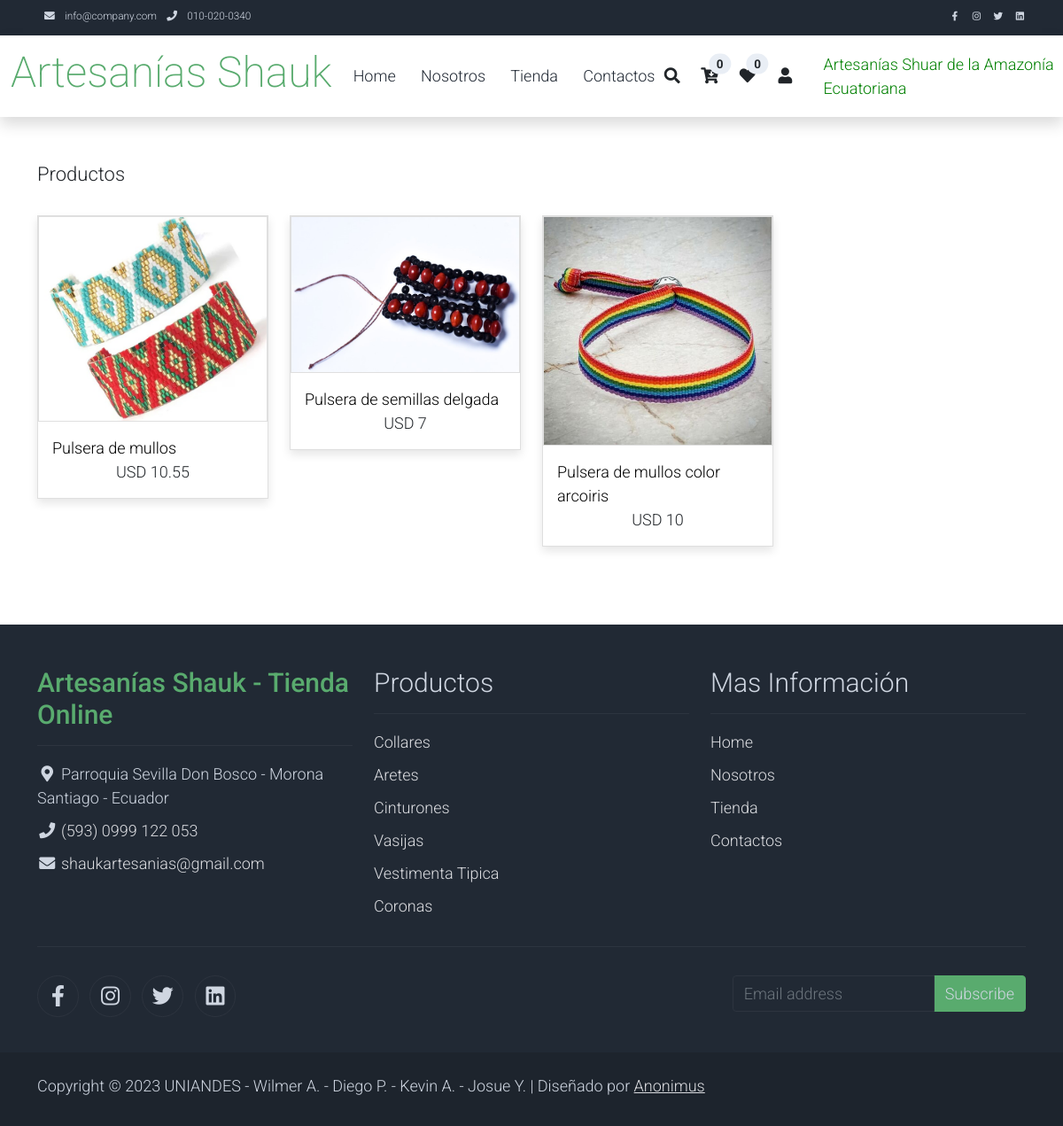
Page /principal/categorias/2 on the committed database.
### tables this page shows
CREATE TABLE `productos` (
  `pro_id` int(11) NOT NULL,
  `pro_nombre` varchar(100) DEFAULT NULL,
  `pro_descripcion` varchar(100) DEFAULT NULL,
  `pro_precio` float DEFAULT NULL,
  `pro_catid` int(11) DEFAULT NULL,
  `pro_imagen` varchar(150) NOT NULL,
  `pro_imagen2` varchar(150) NOT NULL,
  `pro_imagen3` varchar(150) NOT NULL,
  `pro_stock` int(11) NOT NULL
);

### Config/App/Views.php (called while the page is built)
<?php
class Views{
    public function getView($ruta, $vista, $data="")
    {
        if ($ruta == "home") {
            $vista = "Views/".$vista.".php";
        }else{
            $vista = "Views/".$ruta."/".$vista.".php";
        }
        require $vista;
    }
}
?>

### Controllers/Principal.php (called while the page is built, shortened)
<?php
class Principal extends Controller
{
  public function categorias($datos)
  {
    $cat_id=1;
    $page=1;
    $array=explode(',',$datos);
    if (isset($array[0])){
        if (!empty($array[0])) {
            $cat_id=$array[0];
        }
    }
        $pagina=(empty($page)) ? 1 : $page ;
        $porPagina=5;
        $desde=($pagina - 1) * $porPagina;
        $data['pagina'] = $pagina;
        $total=$this->model->getTotalProductosCat($cat_id);
        $data['total']=ceil($total['total'] / $porPagina);
      $data['productos']=$this->model->getProductosCat($cat_id, $desde,$porPagina);
      $data['title'] = 'Categorias';
      $data['cat_id'] = $cat_id;
      $this->views->getView('principal', "categorias", $data);
  }
}

### Config/App/Query.php (called while the page is built, shortened)
<?php
class Query extends Conexion{
    private $pdo, $con, $sql, $datos;
    public function __construct() {
        $this->pdo = new Conexion();
        $this->con = $this->pdo->conect();
    }
    public function selectAll(string $sql)
    {
        $this->sql = $sql;
        $resul = $this->con->prepare($this->sql);
        $resul->execute();
        $data = $resul->fetchAll(PDO::FETCH_ASSOC);
        return $data;
    }
}
?>

### Config/App/conexion.php (called while the page is built)
<?php
class Conexion{
    private $conect;
    public function __construct()
    {
        $pdo = "mysql:host=".HOST.";dbname=".DB.";".CHARSET;
        try {
            $this->conect = new PDO($pdo, USER, PASS);
            $this->conect->setAttribute(PDO::ATTR_ERRMODE, PDO::ERRMODE_EXCEPTION);
        } catch (PDOException $e) {
            echo "Error en la conexion".$e->getMessage();
        }
    }
    public function conect()
    {
        return $this->conect;
    }
}
?>

### Models/PrincipalModel.php (called while the page is built, shortened)
<?php
class PrincipalModel extends Query{
    public function getProductosCat($cat_id,$desde,$porPagina)
    {
        $sql="SELECT * FROM productos WHERE pro_catid=$cat_id LIMIT $desde, $porPagina";
        return $this->selectall($sql);
    }
}
?>

### Config/App/Controller.php (called while the page is built, shortened)
<?php
class Controller{
    public function cargarModel()
    {
        $model = get_class($this)."Model";
        $ruta = "Models/".$model.".php";
        if (file_exists($ruta)) {
            $this->model = new $model();
        }
    }
}
?>

### Views/principal/categorias.php (the view, shortened to what this page needs)
<?php include_once 'views/template/header-principal.php'; ?>
    <div class="container py-5">
        <div class="row">
            <div class="col-lg-9">
                <div class="row">
                    <div class="col-md-6">
                        <ul class="list-inline shop-top-menu pb-3 pt-1">
                            <li class="list-inline-item">
                                <a class="h3 text-dark text-decoration-none mr-3" href="#">Productos</a>
                            </li>
                        </ul>
                    </div>
                </div>
                <div class="row">
                <?php foreach($data['productos'] as $producto) { ?>
                    <div class="col-md-4">
                        <div class="card mb-4 product-wap rounded-0">
                            <div class="card rounded-0">
                                <img class="card-img rounded-0 img-fluid" src="<?php echo $producto['pro_imagen2'];?>">
                            </div>
                            <div class="card-body">
                                <a href="#" class="h3 text-decoration-none"><?php echo $producto['pro_nombre'];?></a>
                                <p class="text-center mb-0"><?php echo MONEDA . ' ' . $producto['pro_precio'];?></p>
                            </div>
                        </div>
                    </div>
                    <?php } ?>
                </div>
            </div>
        </div>
    </div>
<?php include_once 'views/template/footer-principal.php'; ?>
</body>
</html>

### assets/css/templatemo.css (style rules this page uses)
body, ul, li, p, a, label, input, div { font-family: "Roboto", sans-serif; font-size: 18px !important; font-weight: 300 !important; }
.h3 { font-family: "Roboto", sans-serif; font-size: 22px !important; }
.product-wap { box-shadow: 0px 5px 10px 0px rgba(0, 0, 0, 0.1); }
.card.product-wap a { color: #000; }
.product-wap .h3, .product-wap li, .product-wap i, .product-wap p { font-size: 12px !important; }
@media (min-width: 992px) { .product-wap .h3, .product-wap li, .product-wap i, .product-wap p { font-size: 18px !important; } }

### rows in the picture
productos: pro_imagen2 (picture), pro_nombre "Pulsera de mullos", pro_precio "10.55"
productos: pro_imagen2 (picture), pro_nombre "Pulsera de semillas delgada", pro_precio "7"
productos: pro_imagen2 (picture), pro_nombre "Pulsera de mullos color arcoiris", pro_precio "10"

### other values in the picture
TITLE "Artesanías Shauk"
